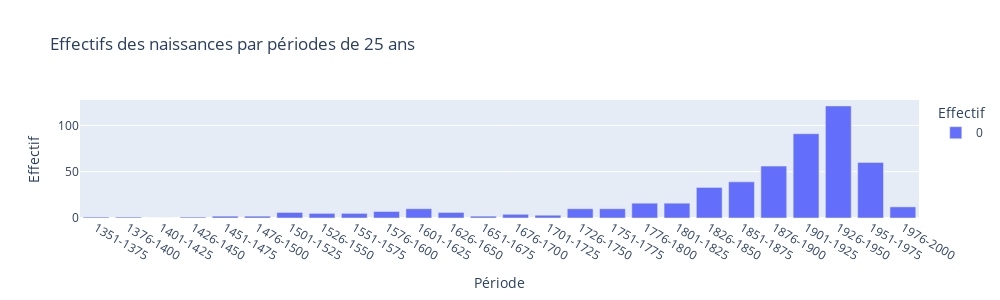

The code cell stored with this chart in its notebook:
### Code cell
### Use a different plotting library


fig = px.bar(cg_df, 
             # https://plotly.com/python/figure-labels/
             title='Effectifs des naissances par périodes de 25 ans',
             labels={'periodes':'Période',
                     'value':'Effectif',
                     'variable':'Effectif'},
                 width=1000, height=300)
fig.write_html("pictures/birth_years_20241208.html")
fig.write_image("pictures/birth_years_20241208.png")
fig.show()

### Figure 1 — Plotly figure (JSON) as saved in the notebook; plotly's stock layout.template omitted (floating-point values rounded to 4 significant figures)
{"data": [{"alignmentgroup": "True", "hovertemplate": "Effectif=%{y}<br>Période=%{x}<extra></extra>", "legendgroup": "0", "marker": {"color": "#636efa", "pattern": {"shape": ""}}, "name": "0", "offsetgroup": "0", "orientation": "v", "showlegend": true, "textposition": "auto", "type": "bar", "x": ["1351-1375", "1376-1400", "1401-1425", "1426-1450", "1451-1475", "1476-1500", "1501-1525", "1526-1550", "1551-1575", "1576-1600", "1601-1625", "1626-1650", "1651-1675", "1676-1700", "1701-1725", "1726-1750", "1751-1775", "1776-1800", "1801-1825", "1826-1850", "1851-1875", "1876-1900", "1901-1925", "1926-1950", "1951-1975", "1976-2000"], "xaxis": "x", "y": [1, 1, 0, 1, 2, 2, 6, 5, 5, 7, 10, 6, 2, 4, 3, 10, 10, 16, 16, 33, 39, 56, 91, 121, 60, 12], "yaxis": "y"}], "layout": {"barmode": "relative", "height": 300, "legend": {"title": {"text": "Effectif"}, "tracegroupgap": 0}, "title": {"text": "Effectifs des naissances par périodes de 25 ans"}, "width": 1000, "xaxis": {"anchor": "y", "domain": [0, 1], "title": {"text": "Période"}}, "yaxis": {"anchor": "x", "domain": [0, 1], "title": {"text": "Effectif"}}}}
